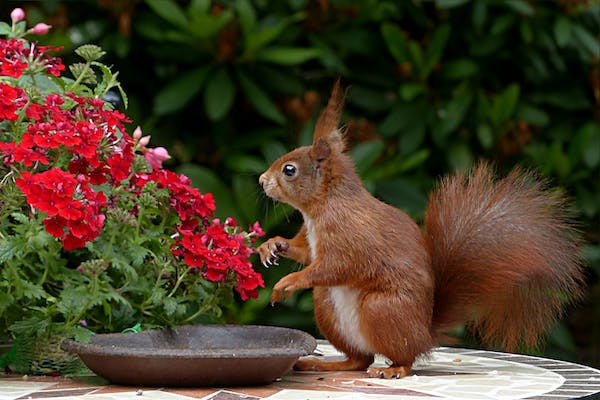
#> input picture Internship(IP using python)/images/flower.png, 600 x 400 px, given in place of Dogs.jpg, which was not available; the run also reads 1 picture not shown here
$ python 'open&show.py'
#> lines starting #> are read from the running program, lines starting #| are printed output that depends on the picture; pictures that were not available may be replaced by others from this repository, and a replacement may not be noted
# Import required library
from PIL import Image

# Open Image
im = Image.open("images\Dogs.jpg")
#> im is the input picture: PIL image 600x400 RGB; mean R, G, B 76.9, 61.7, 40.9
im2 = Image.open("images\pug dog.png")
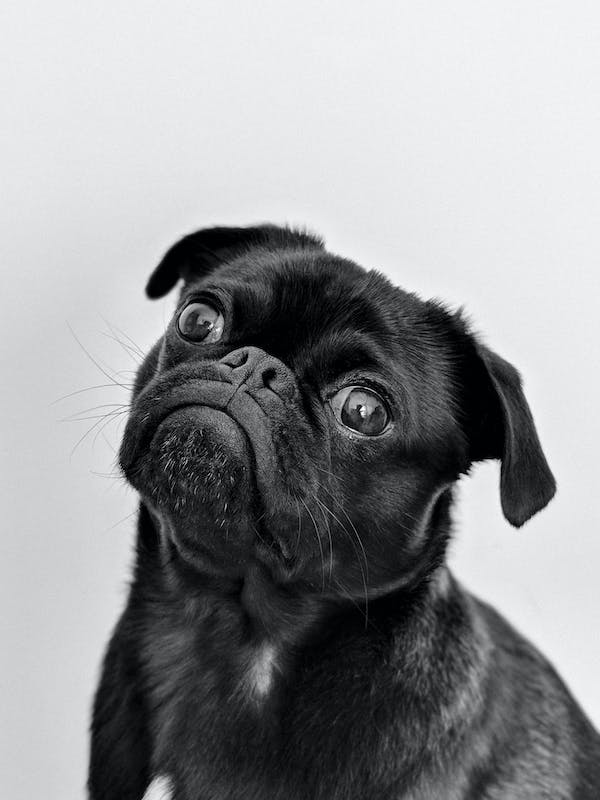
#> input picture Internship(IP using python)/images/pug dog.png, 600 x 800 px, found by its file name
#> im2 is the input picture: PIL image 600x800 RGB; mean R, G, B 147.4, 148.4, 150.4
im3 = Image.open("images\\flower.png")
im4 = Image.open("images\women.png")
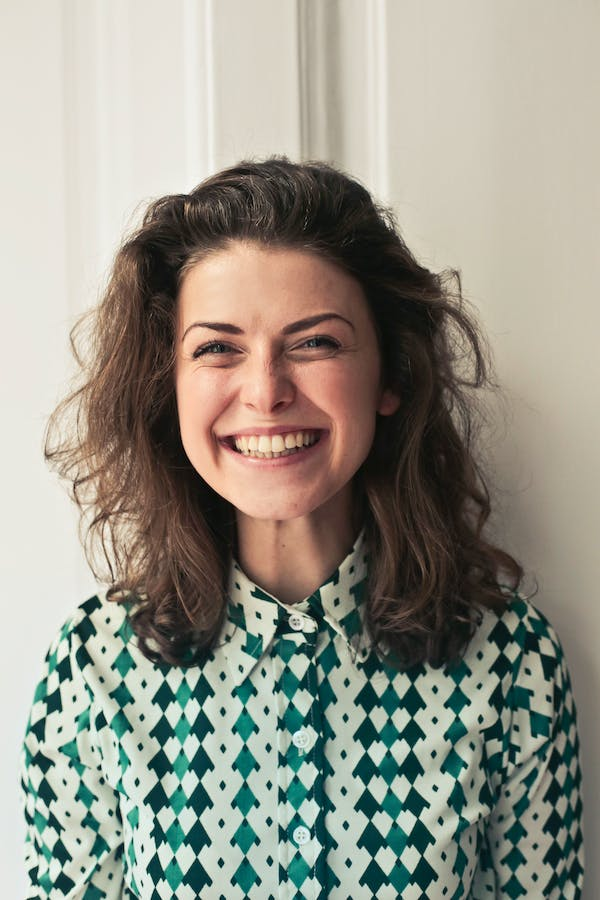
#> input picture Internship(IP using python)/images/women.png, 600 x 900 px, found by its file name
#> im4 is the input picture: PIL image 600x900 RGB; mean R, G, B 150.3, 149, 137.3

# Show Image
im.show()
im2.show()
im3.show()
im4.show()

# Rotate Image
im.rotate(180).show()
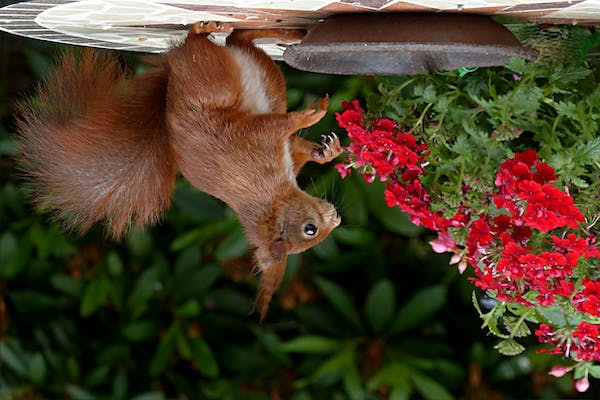
#> shown: PIL image 600x400 RGB; mean R, G, B 76.9, 61.7, 40.9
